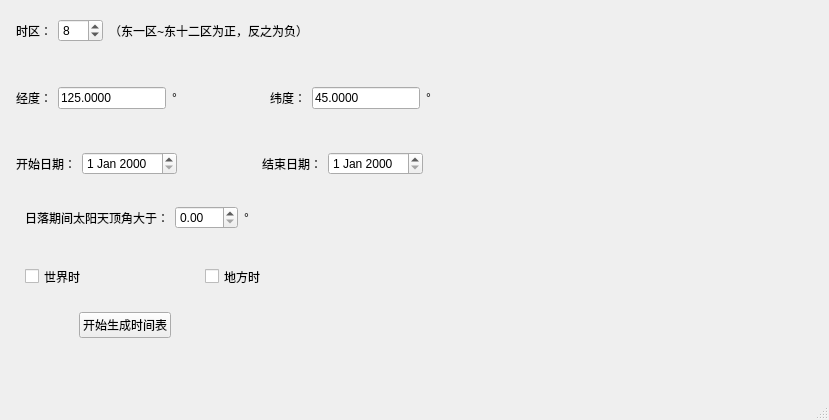
<?xml version="1.0" encoding="UTF-8"?>
<ui version="4.0">
 <class>MainWindow</class>
 <widget class="QMainWindow" name="MainWindow">
  <property name="geometry">
   <rect>
    <x>0</x>
    <y>0</y>
    <width>829</width>
    <height>420</height>
   </rect>
  </property>
  <property name="windowTitle">
   <string>日出日落时间表生成助手</string>
  </property>
  <widget class="QWidget" name="centralwidget">
   <widget class="QWidget" name="layoutWidget">
    <property name="geometry">
     <rect>
      <x>11</x>
      <y>11</y>
      <width>417</width>
      <height>40</height>
     </rect>
    </property>
    <layout class="QHBoxLayout" name="horizontalLayout_3">
     <property name="leftMargin">
      <number>5</number>
     </property>
     <property name="topMargin">
      <number>5</number>
     </property>
     <property name="rightMargin">
      <number>5</number>
     </property>
     <property name="bottomMargin">
      <number>5</number>
     </property>
     <item>
      <widget class="QLabel" name="label_7">
       <property name="sizePolicy">
        <sizepolicy hsizetype="Preferred" vsizetype="Fixed">
         <horstretch>0</horstretch>
         <verstretch>0</verstretch>
        </sizepolicy>
       </property>
       <property name="text">
        <string>时区：</string>
       </property>
      </widget>
     </item>
     <item>
      <widget class="QSpinBox" name="spinBox_TimeZone">
       <property name="minimum">
        <number>-12</number>
       </property>
       <property name="maximum">
        <number>12</number>
       </property>
       <property name="value">
        <number>8</number>
       </property>
      </widget>
     </item>
     <item>
      <widget class="QLabel" name="label_8">
       <property name="sizePolicy">
        <sizepolicy hsizetype="Preferred" vsizetype="Fixed">
         <horstretch>0</horstretch>
         <verstretch>0</verstretch>
        </sizepolicy>
       </property>
       <property name="text">
        <string>（东一区~东十二区为正，反之为负）</string>
       </property>
      </widget>
     </item>
     <item>
      <spacer name="horizontalSpacer_3">
       <property name="orientation">
        <enum>Qt::Horizontal</enum>
       </property>
       <property name="sizeHint" stdset="0">
        <size>
         <width>40</width>
         <height>30</height>
        </size>
       </property>
      </spacer>
     </item>
    </layout>
   </widget>
   <widget class="QWidget" name="layoutWidget">
    <property name="geometry">
     <rect>
      <x>11</x>
      <y>78</y>
      <width>511</width>
      <height>40</height>
     </rect>
    </property>
    <layout class="QHBoxLayout" name="horizontalLayout">
     <property name="leftMargin">
      <number>5</number>
     </property>
     <property name="topMargin">
      <number>5</number>
     </property>
     <property name="rightMargin">
      <number>5</number>
     </property>
     <property name="bottomMargin">
      <number>5</number>
     </property>
     <item>
      <widget class="QLabel" name="label_3">
       <property name="text">
        <string>经度：</string>
       </property>
      </widget>
     </item>
     <item>
      <widget class="QLineEdit" name="lineEdit_longitude">
       <property name="text">
        <string>125.0000</string>
       </property>
      </widget>
     </item>
     <item>
      <widget class="QLabel" name="label_5">
       <property name="text">
        <string>°</string>
       </property>
      </widget>
     </item>
     <item>
      <spacer name="horizontalSpacer_8">
       <property name="orientation">
        <enum>Qt::Horizontal</enum>
       </property>
       <property name="sizeHint" stdset="0">
        <size>
         <width>40</width>
         <height>30</height>
        </size>
       </property>
      </spacer>
     </item>
     <item>
      <widget class="QLabel" name="label_4">
       <property name="text">
        <string>纬度：</string>
       </property>
      </widget>
     </item>
     <item>
      <widget class="QLineEdit" name="lineEdit_latitude">
       <property name="text">
        <string>45.0000</string>
       </property>
      </widget>
     </item>
     <item>
      <widget class="QLabel" name="label_6">
       <property name="text">
        <string>°</string>
       </property>
      </widget>
     </item>
     <item>
      <spacer name="horizontalSpacer_6">
       <property name="orientation">
        <enum>Qt::Horizontal</enum>
       </property>
       <property name="sizeHint" stdset="0">
        <size>
         <width>40</width>
         <height>30</height>
        </size>
       </property>
      </spacer>
     </item>
    </layout>
   </widget>
   <widget class="QWidget" name="layoutWidget">
    <property name="geometry">
     <rect>
      <x>11</x>
      <y>144</y>
      <width>495</width>
      <height>40</height>
     </rect>
    </property>
    <layout class="QHBoxLayout" name="horizontalLayout_2">
     <property name="leftMargin">
      <number>5</number>
     </property>
     <property name="topMargin">
      <number>5</number>
     </property>
     <property name="rightMargin">
      <number>5</number>
     </property>
     <property name="bottomMargin">
      <number>5</number>
     </property>
     <item>
      <widget class="QLabel" name="label">
       <property name="text">
        <string>开始日期：</string>
       </property>
      </widget>
     </item>
     <item>
      <widget class="QDateEdit" name="dateEdit_BeginDate"/>
     </item>
     <item>
      <spacer name="horizontalSpacer_2">
       <property name="orientation">
        <enum>Qt::Horizontal</enum>
       </property>
       <property name="sizeHint" stdset="0">
        <size>
         <width>40</width>
         <height>30</height>
        </size>
       </property>
      </spacer>
     </item>
     <item>
      <widget class="QLabel" name="label_2">
       <property name="text">
        <string>结束日期：</string>
       </property>
      </widget>
     </item>
     <item>
      <widget class="QDateEdit" name="dateEdit_EndDate"/>
     </item>
     <item>
      <spacer name="horizontalSpacer_7">
       <property name="orientation">
        <enum>Qt::Horizontal</enum>
       </property>
       <property name="sizeHint" stdset="0">
        <size>
         <width>40</width>
         <height>30</height>
        </size>
       </property>
      </spacer>
     </item>
    </layout>
   </widget>
   <widget class="QWidget" name="layoutWidget">
    <property name="geometry">
     <rect>
      <x>20</x>
      <y>310</y>
      <width>210</width>
      <height>30</height>
     </rect>
    </property>
    <layout class="QHBoxLayout" name="horizontalLayout_4">
     <item>
      <spacer name="horizontalSpacer_4">
       <property name="orientation">
        <enum>Qt::Horizontal</enum>
       </property>
       <property name="sizeHint" stdset="0">
        <size>
         <width>40</width>
         <height>20</height>
        </size>
       </property>
      </spacer>
     </item>
     <item>
      <widget class="QPushButton" name="btn_GenerateTimetable">
       <property name="text">
        <string>开始生成时间表</string>
       </property>
      </widget>
     </item>
     <item>
      <spacer name="horizontalSpacer_5">
       <property name="orientation">
        <enum>Qt::Horizontal</enum>
       </property>
       <property name="sizeHint" stdset="0">
        <size>
         <width>40</width>
         <height>20</height>
        </size>
       </property>
      </spacer>
     </item>
    </layout>
   </widget>
   <widget class="QWidget" name="">
    <property name="geometry">
     <rect>
      <x>20</x>
      <y>200</y>
      <width>291</width>
      <height>35</height>
     </rect>
    </property>
    <layout class="QHBoxLayout" name="horizontalLayout_5">
     <property name="leftMargin">
      <number>5</number>
     </property>
     <property name="topMargin">
      <number>5</number>
     </property>
     <property name="rightMargin">
      <number>5</number>
     </property>
     <property name="bottomMargin">
      <number>5</number>
     </property>
     <item>
      <widget class="QLabel" name="label_9">
       <property name="text">
        <string>日落期间太阳天顶角大于：</string>
       </property>
      </widget>
     </item>
     <item>
      <widget class="QDoubleSpinBox" name="doubleSpinBox_SunZenithAngle"/>
     </item>
     <item>
      <widget class="QLabel" name="label_10">
       <property name="text">
        <string>°</string>
       </property>
      </widget>
     </item>
    </layout>
   </widget>
   <widget class="QWidget" name="">
    <property name="geometry">
     <rect>
      <x>20</x>
      <y>260</y>
      <width>251</width>
      <height>33</height>
     </rect>
    </property>
    <layout class="QHBoxLayout" name="horizontalLayout_6">
     <property name="leftMargin">
      <number>5</number>
     </property>
     <property name="topMargin">
      <number>5</number>
     </property>
     <property name="rightMargin">
      <number>5</number>
     </property>
     <property name="bottomMargin">
      <number>5</number>
     </property>
     <item>
      <widget class="QCheckBox" name="checkBox_2">
       <property name="text">
        <string>世界时</string>
       </property>
      </widget>
     </item>
     <item>
      <spacer name="horizontalSpacer">
       <property name="orientation">
        <enum>Qt::Horizontal</enum>
       </property>
       <property name="sizeHint" stdset="0">
        <size>
         <width>40</width>
         <height>20</height>
        </size>
       </property>
      </spacer>
     </item>
     <item>
      <widget class="QCheckBox" name="checkBox">
       <property name="text">
        <string>地方时</string>
       </property>
      </widget>
     </item>
    </layout>
   </widget>
  </widget>
  <widget class="QStatusBar" name="statusbar"/>
 </widget>
 <resources/>
 <connections/>
</ui>
